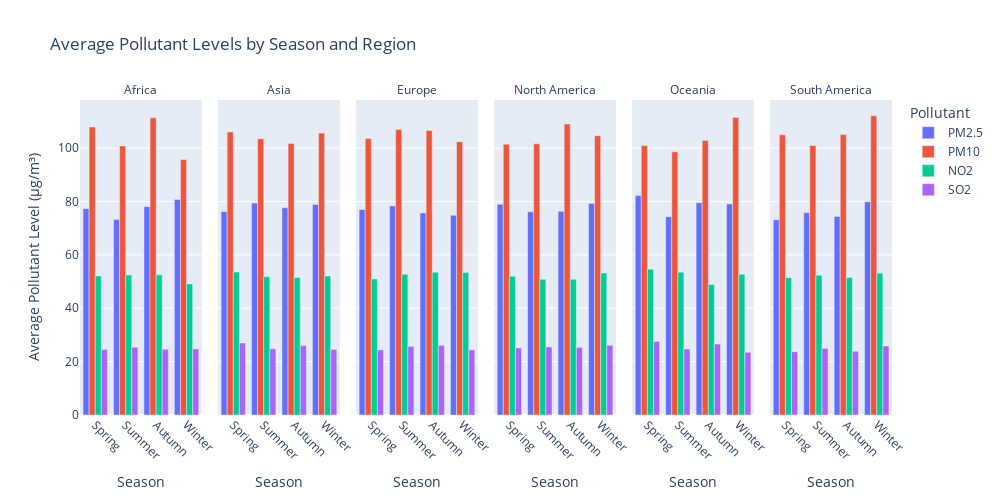

The cell this chart's notebook holds for it:
### Code cell
# Bar chart comparing average pollutant levels by season and region
pollutants = ['PM2.5', 'PM10', 'NO2', 'SO2']
seasonal_pollutants = df.groupby(['Season', 'Region'])[pollutants].mean().reset_index()

# Melt data for visualization
melted_pollutants = pd.melt(seasonal_pollutants, id_vars=['Season', 'Region'], 
                            value_vars=pollutants, 
                            var_name='Pollutant', value_name='Average Level')
# Ensure Season order for better visualization
season_order = ['Spring', 'Summer', 'Autumn', 'Winter']

# Ensure Season order
melted_pollutants['Season'] = pd.Categorical(melted_pollutants['Season'], categories=season_order, ordered=True)

fig_bar = px.bar(melted_pollutants, 
                 x='Season', 
                 y='Average Level', 
                 color='Pollutant',
                 facet_col='Region',
                 title='Average Pollutant Levels by Season and Region',
                 barmode='group',
                 labels={'Average Level': 'Average Pollutant Level (µg/m³)', 'Season': 'Season'},
                 category_orders={'Season': season_order})

fig_bar.update_layout(
    autosize=True,
    width=1000,  # Wider to accommodate additional regions
    height=500, 
    xaxis_title='Season',
    yaxis_title='Average Pollutant Level (µg/m³)',
    legend_title='Pollutant'
)
# Improve facet grid layout for better visibility
fig_bar.update_xaxes(tickangle=45)
fig_bar.for_each_annotation(lambda a: a.update(text=a.text.split("=")[-1]))  # Simplify facet titles
fig_bar.show()

### Figure 1 — Plotly figure (JSON) as saved in the notebook; plotly's stock layout.template omitted (floating-point values rounded to 4 significant figures)
{"data": [{"alignmentgroup": "True", "hovertemplate": "Pollutant=PM2.5<br>Region=Africa<br>Season=%{x}<br>Average Pollutant Level (µg/m³)=%{y}<extra></extra>", "legendgroup": "PM2.5", "marker": {"color": "#636efa", "pattern": {"shape": ""}}, "name": "PM2.5", "offsetgroup": "PM2.5", "orientation": "v", "showlegend": true, "textposition": "auto", "type": "bar", "x": ["Autumn", "Spring", "Summer", "Winter"], "xaxis": "x", "y": [78.07, 77.35, 73.24, 80.81], "yaxis": "y"}, {"alignmentgroup": "True", "hovertemplate": "Pollutant=PM2.5<br>Region=Asia<br>Season=%{x}<br>Average Pollutant Level (µg/m³)=%{y}<extra></extra>", "legendgroup": "PM2.5", "marker": {"color": "#636efa", "pattern": {"shape": ""}}, "name": "PM2.5", "offsetgroup": "PM2.5", "orientation": "v", "showlegend": false, "textposition": "auto", "type": "bar", "x": ["Autumn", "Spring", "Summer", "Winter"], "xaxis": "x2", "y": [77.64, 76.24, 79.44, 78.87], "yaxis": "y2"}, {"alignmentgroup": "True", "hovertemplate": "Pollutant=PM2.5<br>Region=Europe<br>Season=%{x}<br>Average Pollutant Level (µg/m³)=%{y}<extra></extra>", "legendgroup": "PM2.5", "marker": {"color": "#636efa", "pattern": {"shape": ""}}, "name": "PM2.5", "offsetgroup": "PM2.5", "orientation": "v", "showlegend": false, "textposition": "auto", "type": "bar", "x": ["Autumn", "Spring", "Summer", "Winter"], "xaxis": "x3", "y": [75.75, 77.03, 78.33, 74.87], "yaxis": "y3"}, {"alignmentgroup": "True", "hovertemplate": "Pollutant=PM2.5<br>Region=North America<br>Season=%{x}<br>Average Pollutant Level (µg/m³)=%{y}<extra></extra>", "legendgroup": "PM2.5", "marker": {"color": "#636efa", "pattern": {"shape": ""}}, "name": "PM2.5", "offsetgroup": "PM2.5", "orientation": "v", "showlegend": false, "textposition": "auto", "type": "bar", "x": ["Autumn", "Spring", "Summer", "Winter"], "xaxis": "x4", "y": [76.36, 78.98, 76.17, 79.29], "yaxis": "y4"}, {"alignmentgroup": "True", "hovertemplate": "Pollutant=PM2.5<br>Region=Oceania<br>Season=%{x}<br>Average Pollutant Level (µg/m³)=%{y}<extra></extra>", "legendgroup": "PM2.5", "marker": {"color": "#636efa", "pattern": {"shape": ""}}, "name": "PM2.5", "offsetgroup": "PM2.5", "orientation": "v", "showlegend": false, "textposition": "auto", "type": "bar", "x": ["Autumn", "Spring", "Summer", "Winter"], "xaxis": "x5", "y": [79.59, 82.27, 74.33, 79.13], "yaxis": "y5"}, {"alignmentgroup": "True", "hovertemplate": "Pollutant=PM2.5<br>Region=South America<br>Season=%{x}<br>Average Pollutant Level (µg/m³)=%{y}<extra></extra>", "legendgroup": "PM2.5", "marker": {"color": "#636efa", "pattern": {"shape": ""}}, "name": "PM2.5", "offsetgroup": "PM2.5", "orientation": "v", "showlegend": false, "textposition": "auto", "type": "bar", "x": ["Autumn", "Spring", "Summer", "Winter"], "xaxis": "x6", "y": [74.44, 73.2, 75.79, 79.96], "yaxis": "y6"}, {"alignmentgroup": "True", "hovertemplate": "Pollutant=PM10<br>Region=Africa<br>Season=%{x}<br>Average Pollutant Level (µg/m³)=%{y}<extra></extra>", "legendgroup": "PM10", "marker": {"color": "#EF553B", "pattern": {"shape": ""}}, "name": "PM10", "offsetgroup": "PM10", "orientation": "v", "showlegend": true, "textposition": "auto", "type": "bar", "x": ["Autumn", "Spring", "Summer", "Winter"], "xaxis": "x", "y": [111.4, 108.0, 100.8, 95.75], "yaxis": "y"}, {"alignmentgroup": "True", "hovertemplate": "Pollutant=PM10<br>Region=Asia<br>Season=%{x}<br>Average Pollutant Level (µg/m³)=%{y}<extra></extra>", "legendgroup": "PM10", "marker": {"color": "#EF553B", "pattern": {"shape": ""}}, "name": "PM10", "offsetgroup": "PM10", "orientation": "v", "showlegend": false, "textposition": "auto", "type": "bar", "x": ["Autumn", "Spring", "Summer", "Winter"], "xaxis": "x2", "y": [101.8, 106.1, 103.6, 105.7], "yaxis": "y2"}, {"alignmentgroup": "True", "hovertemplate": "Pollutant=PM10<br>Region=Europe<br>Season=%{x}<br>Average Pollutant Level (µg/m³)=%{y}<extra></extra>", "legendgroup": "PM10", "marker": {"color": "#EF553B", "pattern": {"shape": ""}}, "name": "PM10", "offsetgroup": "PM10", "orientation": "v", "showlegend": false, "textposition": "auto", "type": "bar", "x": ["Autumn", "Spring", "Summer", "Winter"], "xaxis": "x3", "y": [106.6, 103.6, 107.0, 102.4], "yaxis": "y3"}, {"alignmentgroup": "True", "hovertemplate": "Pollutant=PM10<br>Region=North America<br>Season=%{x}<br>Average Pollutant Level (µg/m³)=%{y}<extra></extra>", "legendgroup": "PM10", "marker": {"color": "#EF553B", "pattern": {"shape": ""}}, "name": "PM10", "offsetgroup": "PM10", "orientation": "v", "showlegend": false, "textposition": "auto", "type": "bar", "x": ["Autumn", "Spring", "Summer", "Winter"], "xaxis": "x4", "y": [109.0, 101.5, 101.7, 104.7], "yaxis": "y4"}, {"alignmentgroup": "True", "hovertemplate": "Pollutant=PM10<br>Region=Oceania<br>Season=%{x}<br>Average Pollutant Level (µg/m³)=%{y}<extra></extra>", "legendgroup": "PM10", "marker": {"color": "#EF553B", "pattern": {"shape": ""}}, "name": "PM10", "offsetgroup": "PM10", "orientation": "v", "showlegend": false, "textposition": "auto", "type": "bar", "x": ["Autumn", "Spring", "Summer", "Winter"], "xaxis": "x5", "y": [102.9, 101.0, 98.64, 111.5], "yaxis": "y5"}, {"alignmentgroup": "True", "hovertemplate": "Pollutant=PM10<br>Region=South America<br>Season=%{x}<br>Average Pollutant Level (µg/m³)=%{y}<extra></extra>", "legendgroup": "PM10", "marker": {"color": "#EF553B", "pattern": {"shape": ""}}, "name": "PM10", "offsetgroup": "PM10", "orientation": "v", "showlegend": false, "textposition": "auto", "type": "bar", "x": ["Autumn", "Spring", "Summer", "Winter"], "xaxis": "x6", "y": [105.1, 105.0, 101.0, 112.2], "yaxis": "y6"}, {"alignmentgroup": "True", "hovertemplate": "Pollutant=NO2<br>Region=Africa<br>Season=%{x}<br>Average Pollutant Level (µg/m³)=%{y}<extra></extra>", "legendgroup": "NO2", "marker": {"color": "#00cc96", "pattern": {"shape": ""}}, "name": "NO2", "offsetgroup": "NO2", "orientation": "v", "showlegend": true, "textposition": "auto", "type": "bar", "x": ["Autumn", "Spring", "Summer", "Winter"], "xaxis": "x", "y": [52.54, 52.12, 52.5, 49.14], "yaxis": "y"}, {"alignmentgroup": "True", "hovertemplate": "Pollutant=NO2<br>Region=Asia<br>Season=%{x}<br>Average Pollutant Level (µg/m³)=%{y}<extra></extra>", "legendgroup": "NO2", "marker": {"color": "#00cc96", "pattern": {"shape": ""}}, "name": "NO2", "offsetgroup": "NO2", "orientation": "v", "showlegend": false, "textposition": "auto", "type": "bar", "x": ["Autumn", "Spring", "Summer", "Winter"], "xaxis": "x2", "y": [51.5, 53.59, 51.83, 52.07], "yaxis": "y2"}, {"alignmentgroup": "True", "hovertemplate": "Pollutant=NO2<br>Region=Europe<br>Season=%{x}<br>Average Pollutant Level (µg/m³)=%{y}<extra></extra>", "legendgroup": "NO2", "marker": {"color": "#00cc96", "pattern": {"shape": ""}}, "name": "NO2", "offsetgroup": "NO2", "orientation": "v", "showlegend": false, "textposition": "auto", "type": "bar", "x": ["Autumn", "Spring", "Summer", "Winter"], "xaxis": "x3", "y": [53.51, 50.99, 52.72, 53.4], "yaxis": "y3"}, {"alignmentgroup": "True", "hovertemplate": "Pollutant=NO2<br>Region=North America<br>Season=%{x}<br>Average Pollutant Level (µg/m³)=%{y}<extra></extra>", "legendgroup": "NO2", "marker": {"color": "#00cc96", "pattern": {"shape": ""}}, "name": "NO2", "offsetgroup": "NO2", "orientation": "v", "showlegend": false, "textposition": "auto", "type": "bar", "x": ["Autumn", "Spring", "Summer", "Winter"], "xaxis": "x4", "y": [50.9, 52.04, 50.85, 53.23], "yaxis": "y4"}, {"alignmentgroup": "True", "hovertemplate": "Pollutant=NO2<br>Region=Oceania<br>Season=%{x}<br>Average Pollutant Level (µg/m³)=%{y}<extra></extra>", "legendgroup": "NO2", "marker": {"color": "#00cc96", "pattern": {"shape": ""}}, "name": "NO2", "offsetgroup": "NO2", "orientation": "v", "showlegend": false, "textposition": "auto", "type": "bar", "x": ["Autumn", "Spring", "Summer", "Winter"], "xaxis": "x5", "y": [48.95, 54.63, 53.54, 52.78], "yaxis": "y5"}, {"alignmentgroup": "True", "hovertemplate": "Pollutant=NO2<br>Region=South America<br>Season=%{x}<br>Average Pollutant Level (µg/m³)=%{y}<extra></extra>", "legendgroup": "NO2", "marker": {"color": "#00cc96", "pattern": {"shape": ""}}, "name": "NO2", "offsetgroup": "NO2", "orientation": "v", "showlegend": false, "textposition": "auto", "type": "bar", "x": ["Autumn", "Spring", "Summer", "Winter"], "xaxis": "x6", "y": [51.55, 51.47, 52.39, 53.16], "yaxis": "y6"}, {"alignmentgroup": "True", "hovertemplate": "Pollutant=SO2<br>Region=Africa<br>Season=%{x}<br>Average Pollutant Level (µg/m³)=%{y}<extra></extra>", "legendgroup": "SO2", "marker": {"color": "#ab63fa", "pattern": {"shape": ""}}, "name": "SO2", "offsetgroup": "SO2", "orientation": "v", "showlegend": true, "textposition": "auto", "type": "bar", "x": ["Autumn", "Spring", "Summer", "Winter"], "xaxis": "x", "y": [24.62, 24.5, 25.4, 24.78], "yaxis": "y"}, {"alignmentgroup": "True", "hovertemplate": "Pollutant=SO2<br>Region=Asia<br>Season=%{x}<br>Average Pollutant Level (µg/m³)=%{y}<extra></extra>", "legendgroup": "SO2", "marker": {"color": "#ab63fa", "pattern": {"shape": ""}}, "name": "SO2", "offsetgroup": "SO2", "orientation": "v", "showlegend": false, "textposition": "auto", "type": "bar", "x": ["Autumn", "Spring", "Summer", "Winter"], "xaxis": "x2", "y": [26.0, 27.0, 24.79, 24.58], "yaxis": "y2"}, {"alignmentgroup": "True", "hovertemplate": "Pollutant=SO2<br>Region=Europe<br>Season=%{x}<br>Average Pollutant Level (µg/m³)=%{y}<extra></extra>", "legendgroup": "SO2", "marker": {"color": "#ab63fa", "pattern": {"shape": ""}}, "name": "SO2", "offsetgroup": "SO2", "orientation": "v", "showlegend": false, "textposition": "auto", "type": "bar", "x": ["Autumn", "Spring", "Summer", "Winter"], "xaxis": "x3", "y": [26.1, 24.4, 25.71, 24.4], "yaxis": "y3"}, {"alignmentgroup": "True", "hovertemplate": "Pollutant=SO2<br>Region=North America<br>Season=%{x}<br>Average Pollutant Level (µg/m³)=%{y}<extra></extra>", "legendgroup": "SO2", "marker": {"color": "#ab63fa", "pattern": {"shape": ""}}, "name": "SO2", "offsetgroup": "SO2", "orientation": "v", "showlegend": false, "textposition": "auto", "type": "bar", "x": ["Autumn", "Spring", "Summer", "Winter"], "xaxis": "x4", "y": [25.35, 25.14, 25.51, 26.13], "yaxis": "y4"}, {"alignmentgroup": "True", "hovertemplate": "Pollutant=SO2<br>Region=Oceania<br>Season=%{x}<br>Average Pollutant Level (µg/m³)=%{y}<extra></extra>", "legendgroup": "SO2", "marker": {"color": "#ab63fa", "pattern": {"shape": ""}}, "name": "SO2", "offsetgroup": "SO2", "orientation": "v", "showlegend": false, "textposition": "auto", "type": "bar", "x": ["Autumn", "Spring", "Summer", "Winter"], "xaxis": "x5", "y": [26.58, 27.58, 24.77, 23.48], "yaxis": "y5"}, {"alignmentgroup": "True", "hovertemplate": "Pollutant=SO2<br>Region=South America<br>Season=%{x}<br>Average Pollutant Level (µg/m³)=%{y}<extra></extra>", "legendgroup": "SO2", "marker": {"color": "#ab63fa", "pattern": {"shape": ""}}, "name": "SO2", "offsetgroup": "SO2", "orientation": "v", "showlegend": false, "textposition": "auto", "type": "bar", "x": ["Autumn", "Spring", "Summer", "Winter"], "xaxis": "x6", "y": [23.92, 23.73, 24.96, 25.89], "yaxis": "y6"}], "layout": {"annotations": [{"font": {}, "showarrow": false, "text": "Africa", "x": 0.075, "xanchor": "center", "xref": "paper", "y": 1, "yanchor": "bottom", "yref": "paper"}, {"font": {}, "showarrow": false, "text": "Asia", "x": 0.245, "xanchor": "center", "xref": "paper", "y": 1, "yanchor": "bottom", "yref": "paper"}, {"font": {}, "showarrow": false, "text": "Europe", "x": 0.415, "xanchor": "center", "xref": "paper", "y": 1, "yanchor": "bottom", "yref": "paper"}, {"font": {}, "showarrow": false, "text": "North America", "x": 0.585, "xanchor": "center", "xref": "paper", "y": 1, "yanchor": "bottom", "yref": "paper"}, {"font": {}, "showarrow": false, "text": "Oceania", "x": 0.755, "xanchor": "center", "xref": "paper", "y": 1, "yanchor": "bottom", "yref": "paper"}, {"font": {}, "showarrow": false, "text": "South America", "x": 0.925, "xanchor": "center", "xref": "paper", "y": 1, "yanchor": "bottom", "yref": "paper"}], "autosize": true, "barmode": "group", "height": 500, "legend": {"title": {"text": "Pollutant"}, "tracegroupgap": 0}, "title": {"text": "Average Pollutant Levels by Season and Region"}, "width": 1000, "xaxis": {"anchor": "y", "categoryarray": ["Spring", "Summer", "Autumn", "Winter"], "categoryorder": "array", "domain": [0, 0.15], "tickangle": 45, "title": {"text": "Season"}}, "xaxis2": {"anchor": "y2", "categoryarray": ["Spring", "Summer", "Autumn", "Winter"], "categoryorder": "array", "domain": [0.17, 0.32], "matches": "x", "tickangle": 45, "title": {"text": "Season"}}, "xaxis3": {"anchor": "y3", "categoryarray": ["Spring", "Summer", "Autumn", "Winter"], "categoryorder": "array", "domain": [0.34, 0.49], "matches": "x", "tickangle": 45, "title": {"text": "Season"}}, "xaxis4": {"anchor": "y4", "categoryarray": ["Spring", "Summer", "Autumn", "Winter"], "categoryorder": "array", "domain": [0.51, 0.66], "matches": "x", "tickangle": 45, "title": {"text": "Season"}}, "xaxis5": {"anchor": "y5", "categoryarray": ["Spring", "Summer", "Autumn", "Winter"], "categoryorder": "array", "domain": [0.68, 0.83], "matches": "x", "tickangle": 45, "title": {"text": "Season"}}, "xaxis6": {"anchor": "y6", "categoryarray": ["Spring", "Summer", "Autumn", "Winter"], "categoryorder": "array", "domain": [0.85, 1], "matches": "x", "tickangle": 45, "title": {"text": "Season"}}, "yaxis": {"anchor": "x", "domain": [0, 1], "title": {"text": "Average Pollutant Level (µg/m³)"}}, "yaxis2": {"anchor": "x2", "domain": [0, 1], "matches": "y", "showticklabels": false}, "yaxis3": {"anchor": "x3", "domain": [0, 1], "matches": "y", "showticklabels": false}, "yaxis4": {"anchor": "x4", "domain": [0, 1], "matches": "y", "showticklabels": false}, "yaxis5": {"anchor": "x5", "domain": [0, 1], "matches": "y", "showticklabels": false}, "yaxis6": {"anchor": "x6", "domain": [0, 1], "matches": "y", "showticklabels": false}}}
